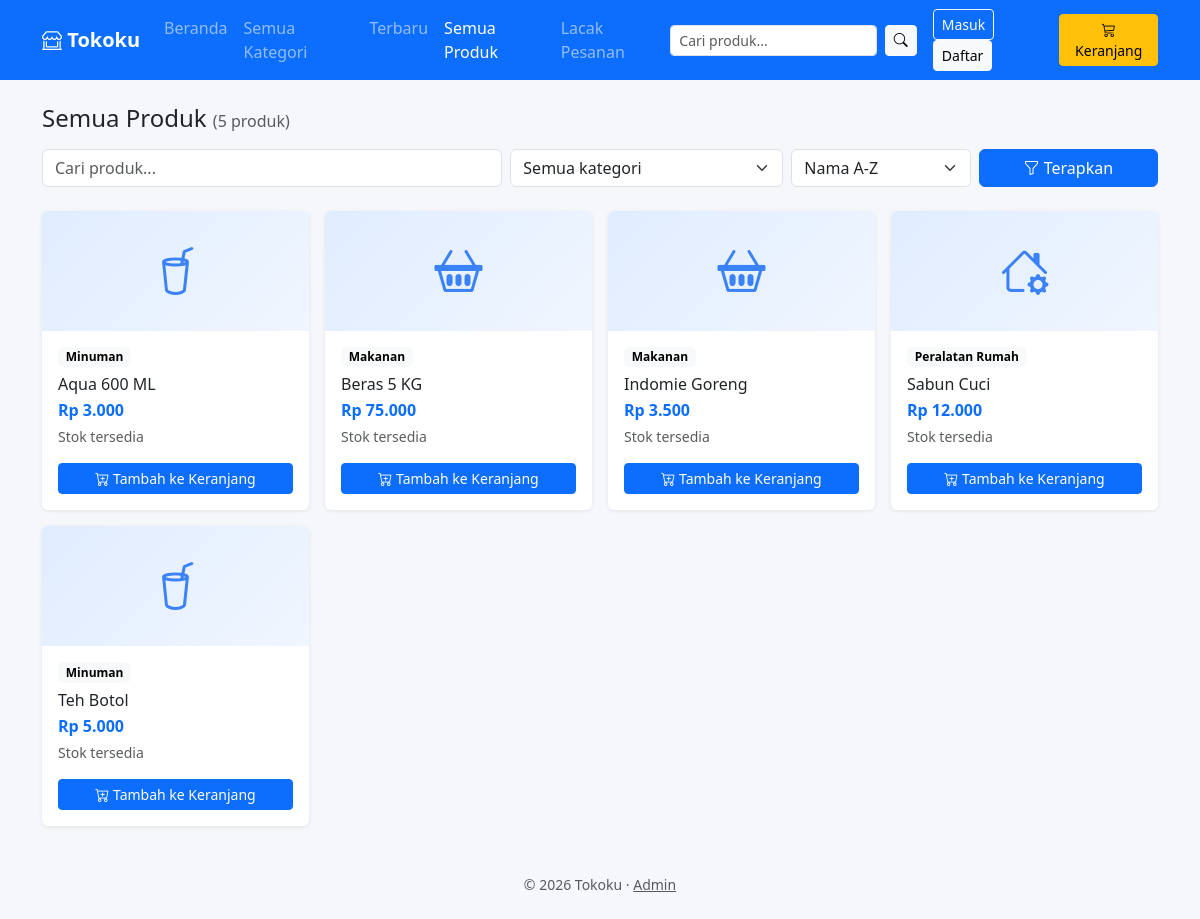
/produk.php, run on the app's committed database.
### tables this page shows
CREATE TABLE IF NOT EXISTS tbl_produk (
  id_produk INT AUTO_INCREMENT PRIMARY KEY,
  nama_produk VARCHAR(100) NOT NULL,
  id_kategori INT,
  harga DECIMAL(12,2) NOT NULL,
  stok INT NOT NULL DEFAULT 0,
  CONSTRAINT fk_produk_kategori FOREIGN KEY (id_kategori) REFERENCES tbl_kategori(id_kategori)
);

CREATE TABLE IF NOT EXISTS tbl_kategori (
  id_kategori INT AUTO_INCREMENT PRIMARY KEY,
  nama_kategori VARCHAR(100) NOT NULL
);

### produk.php (the view, shortened to what this page needs)
<?php
require_once "fungsi.php";
$q      = trim($_GET['q'] ?? '');
$kat    = (int)($_GET['kat'] ?? 0);
$urut   = $_GET['urut'] ?? 'nama';
$hal    = max(1, (int)($_GET['hal'] ?? 1));
$per    = 12;
$orderMap = [
    'terbaru'  => 'p.id_produk DESC',
    'termurah' => 'p.harga ASC',
    'termahal' => 'p.harga DESC',
    'nama'     => 'p.nama_produk ASC',
];
$where = []; $types = ''; $params = [];
$w = $where ? "WHERE " . implode(" AND ", $where) : "";
$from = "FROM tbl_produk p LEFT JOIN tbl_kategori k ON k.id_kategori = p.id_kategori $w";
$stmt = $conn->prepare("SELECT COUNT(*) c $from");
$stmt->execute();
$total = (int)$stmt->get_result()->fetch_assoc()['c'];
$halaman = max(1, (int)ceil($total / $per));
$hal = min($hal, $halaman);
$offset = ($hal - 1) * $per;
$stmt = $conn->prepare("SELECT p.*, k.nama_kategori $from ORDER BY {$orderMap[$urut]} LIMIT $per OFFSET $offset");
$stmt->execute();
$produk = $stmt->get_result();
if ($urut === 'terbaru' && $q === '' && $kat === 0) $pageTitle = "Produk Terbaru";
elseif ($q !== '') $pageTitle = "Hasil pencarian: " . $q;
else $pageTitle = "Semua Produk";
require "header.php";
?>
<h4 class="mb-3"><?= e($pageTitle) ?> <small class="text-muted fs-6">(<?= $total ?> produk)</small></h4>
<form method="get" class="row g-2 mb-4">
  <div class="col-12 col-md-5"><input type="search" name="q" class="form-control" placeholder="Cari produk..." value="<?= e($q) ?>"></div>
  <div class="col-6 col-md-3">
    <select name="kat" class="form-select">
      <option value="0">Semua kategori</option>
    </select>
  </div>
  <div class="col-6 col-md-2">
    <select name="urut" class="form-select">
      <option value="nama" <?= $urut==='nama'?'selected':'' ?>>Nama A-Z</option>
    </select>
  </div>
  <div class="col-12 col-md-2 d-grid"><button class="btn btn-primary"><i class="bi bi-funnel"></i> Terapkan</button></div>
</form>
<?php if ($total === 0): ?>
  <div class="text-center text-muted py-5">
    <i class="bi bi-search fs-1"></i>
    <p class="mt-2">Produk tidak ditemukan. Coba kata kunci lain.</p>
    <a href="produk.php" class="btn btn-outline-primary">Lihat semua produk</a>
  </div>
<?php else: ?>
  <div class="row g-3"><?php while ($p = $produk->fetch_assoc()) echo kartu_produk($p); ?></div>
<?php endif; ?>
<?php require "footer.php"; ?>

### fungsi.php (shortened to what this page needs)
<?php
function e($s) { return htmlspecialchars((string)$s, ENT_QUOTES, 'UTF-8'); }
function rupiah($n) { return "Rp " . number_format((float)$n, 0, ',', '.'); }
function ikon_kategori($id) {
    return [1 => 'bi-basket2', 2 => 'bi-cup-straw', 3 => 'bi-house-gear'][(int)$id] ?? 'bi-box-seam';
}
function kartu_produk(array $p): string {
    $habis = (int)$p['stok'] <= 0;
    ob_start(); ?>
<div class="col-6 col-md-4 col-lg-3">
  <div class="card h-100 produk-card">
    <div class="produk-img"><i class="bi <?= ikon_kategori($p['id_kategori']) ?>"></i></div>
    <div class="card-body d-flex flex-column">
      <span class="badge text-bg-light align-self-start mb-2"><?= e($p['nama_kategori'] ?? 'Lainnya') ?></span>
      <h6 class="card-title mb-1"><?= e($p['nama_produk']) ?></h6>
      <div class="fw-bold text-primary mb-1"><?= rupiah($p['harga']) ?></div>
      <div class="small mb-3 <?= $habis ? 'text-danger' : 'text-muted' ?>">
        <?= $habis ? 'Stok habis' : ((int)$p['stok'] <= 10 ? 'Sisa ' . (int)$p['stok'] : 'Stok tersedia') ?>
      </div>
      <form method="post" action="keranjang.php" class="mt-auto">
        <button class="btn btn-primary btn-sm w-100" <?= $habis ? 'disabled' : '' ?>>
          <i class="bi bi-cart-plus"></i> Tambah ke Keranjang
        </button>
      </form>
    </div>
  </div>
</div>
<?php
    return ob_get_clean();
}

### header.php (style rules this page uses)
body { background:#f5f7fb }
.produk-card { border:0;box-shadow:0 1px 4px rgba(0,0,0,.08);transition:.15s }
.produk-img { height:120px;display:flex;align-items:center;justify-content:center;font-size:3rem; color:#3b82f6;background:linear-gradient(135deg,#e0ecff,#f0f6ff);border-radius:.375rem .375rem 0 0 }

### data on the page
tbl_produk: id_kategori.nama_kategori "Minuman", nama_produk "Aqua 600 ML", harga "Rp 3.000", stok "Stok tersedia"
tbl_produk: id_kategori.nama_kategori "Makanan", nama_produk "Beras 5 KG", harga "Rp 75.000", stok "Stok tersedia"
tbl_produk: id_kategori.nama_kategori "Makanan", nama_produk "Indomie Goreng", harga "Rp 3.500", stok "Stok tersedia"
tbl_produk: id_kategori.nama_kategori "Peralatan Rumah", nama_produk "Sabun Cuci", harga "Rp 12.000", stok "Stok tersedia"
tbl_produk: id_kategori.nama_kategori "Minuman", nama_produk "Teh Botol", harga "Rp 5.000", stok "Stok tersedia"

### other printed values
$pageTitle "Semua Produk"
$total "5"
